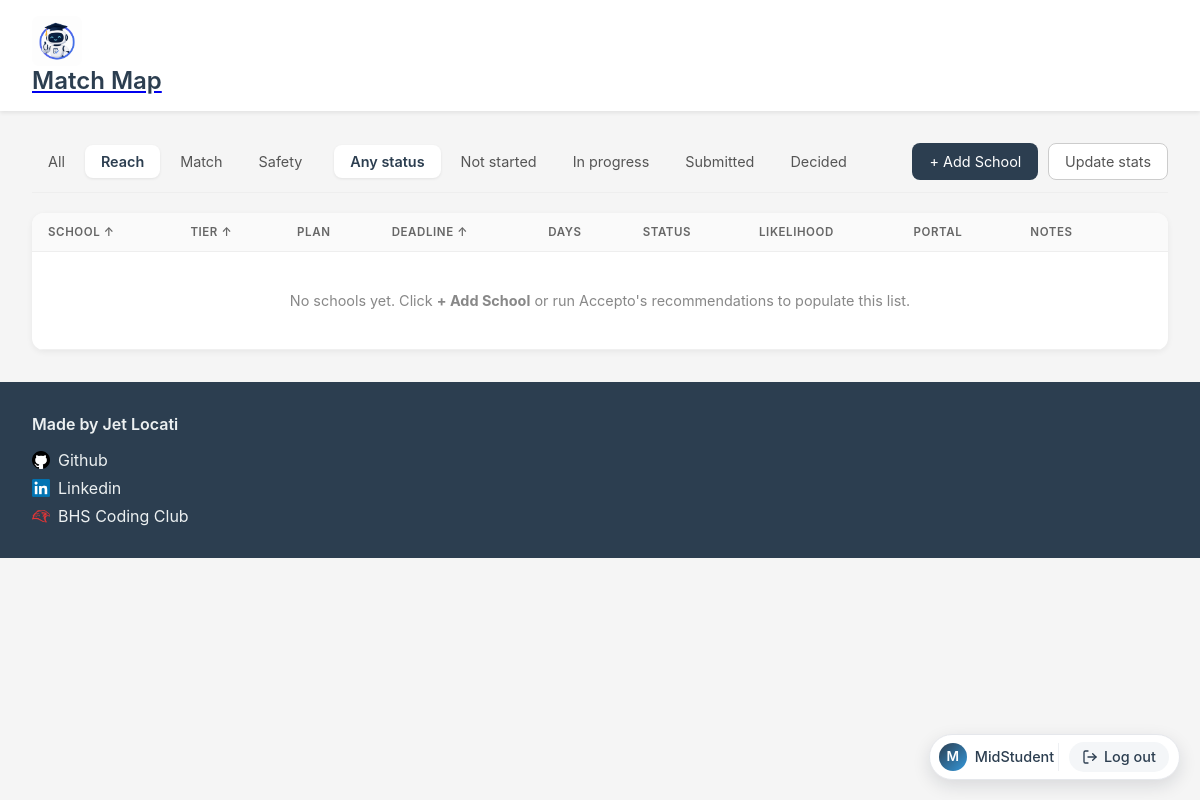
The app's page /dashboard/?tier=reach&status=any (signed in), older data.
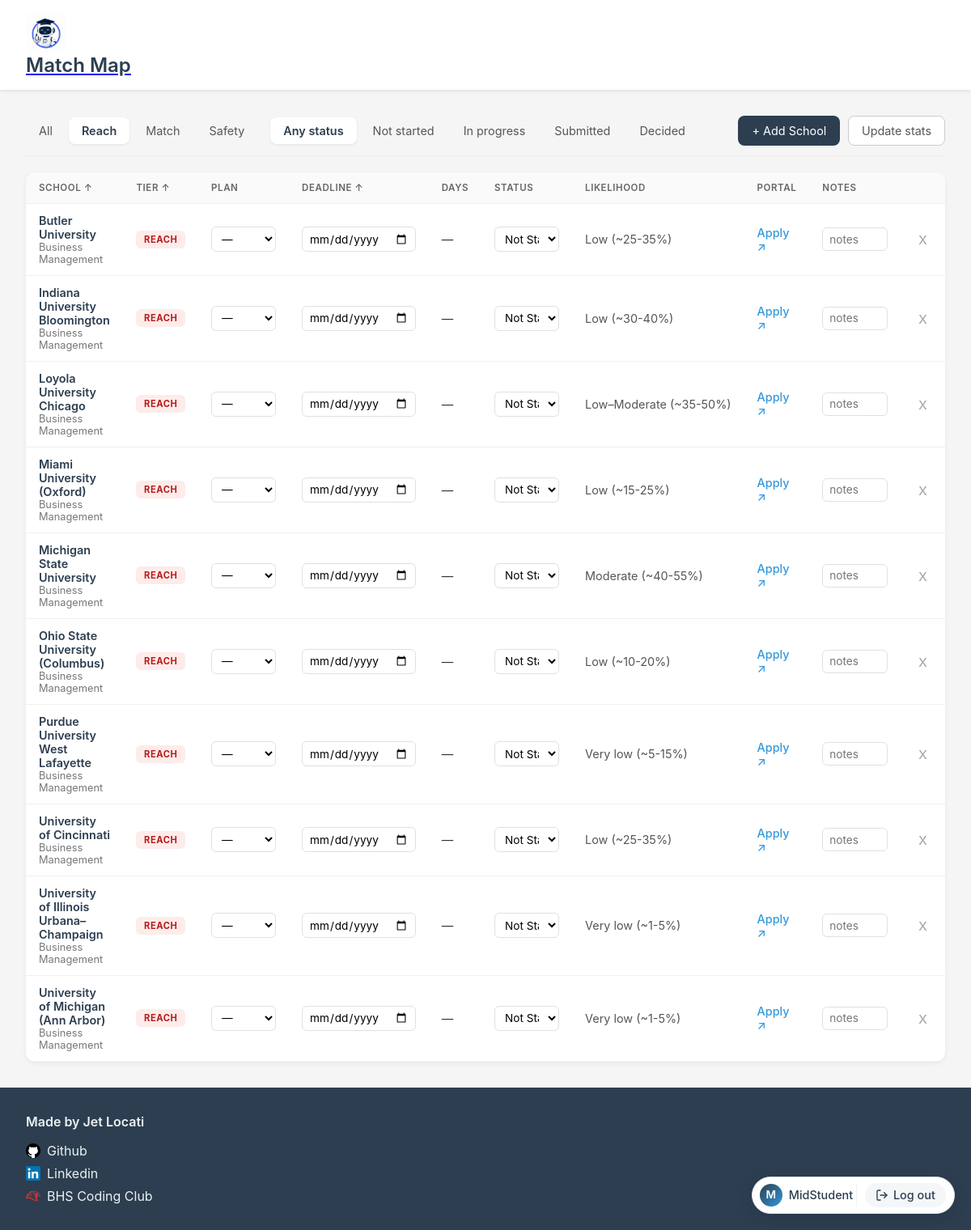
The same page, newer data.
### Tracker/models.py (models this page shows, shortened)
class Colleges(models.Model):
    StatusOptions = [
        ('notstarted', 'Not Started'),
        ('inprogress', 'In Progress'),
        ('submitted', 'Submitted'),
        ('deferred', 'Deferred'),
        ('accepted', 'Accepted'),
        ('waitlisted', 'Waitlisted'),
        ('rejected', 'Rejected'),
    ]
    TierOptions = [
        ('reach', "Reach"),
        ('match', 'Match'),
        ('safety', 'Safety'),
    ]
    user = models.ForeignKey(User, on_delete=models.CASCADE, related_name="colleges", default=None)
    school_name = models.CharField(max_length=600)
    Satus = models.CharField(max_length=600, choices=StatusOptions, default="notstarted")
    deadline_type = models.CharField(max_length=20, blank=True)
    deadline = models.DateField(blank=True, null=True)
    Tier = models.CharField(max_length=600, choices=TierOptions)
    major = models.CharField(max_length=200, blank=True)
    likelihood = models.CharField(max_length=20, blank=True)
    notes = models.CharField(max_length=500, blank=True)
    portal_url = models.CharField(max_length=600, blank=True)

### Tracker/views.py (the view, shortened to what this page needs)
# urls.py: 2. Add a URL to urlpatterns:  path('', views.home, name='home')
@login_required
def home(request):
    schools_qs = Colleges.objects.filter(user=request.user)
    active_tier = request.GET.get("tier", "all")
    if active_tier in {"reach", "match", "safety"}:
        schools_qs = schools_qs.filter(Tier=active_tier)
    active_status = request.GET.get("status", "any")
    if active_status == "decided":
        schools_qs = schools_qs.filter(Satus__in=["accepted", "rejected", "waitlisted", "deferred"])
    elif active_status != "any":
        schools_qs = schools_qs.filter(Satus=active_status)
    AllowedSorts = {"school_name", "-school_name", "Tier", "-Tier", "deadline_type", "-deadline_type", "deadline", "-deadline", "Satus", "-Satus"}
    sort = request.GET.get("sort", "school_name")
    if sort in AllowedSorts:
        schools_qs = schools_qs.order_by(sort)
    today = date.today()
    schools = []
    for cool in schools_qs:
        if cool.deadline:
            days_left = (cool.deadline - today).days
        else:
            days_left = None
        schools.append({"obj": cool, "days_left": days_left})
    return render(request, "Tracker/home.html", {
        "schools": schools,
        "active_tier": active_tier,
        "active_status": active_status,
        "current_sort": sort,
        "plan_choices": ["EA", "ED", "ED1", "ED2", "REA", "Reg", "Rolling"],
        "status_choices": Colleges.StatusOptions,
    })

### Tracker/templates/Tracker/home.html (shortened to what this page needs)
{% extends 'Tracker/layout.html' %}
{% block main %}
<div class="tracker-main">
    <div class="tracker-header">
        <div class="filter-group">
            <a href="?tier=all&status={{ active_status }}" class="filter-btn {% if active_tier == 'all' %}active{% endif %}">All</a>
            <a href="?tier=reach&status={{ active_status }}" class="filter-btn {% if active_tier == 'reach' %}active{% endif %}">Reach</a>
            <a href="?tier=match&status={{ active_status }}" class="filter-btn {% if active_tier == 'match' %}active{% endif %}">Match</a>
            <a href="?tier=safety&status={{ active_status }}" class="filter-btn {% if active_tier == 'safety' %}active{% endif %}">Safety</a>
        </div>
        <div class="filter-group">
            <a href="?status=any&tier={{ active_tier }}" class="filter-btn {% if active_status == 'any' %}active{% endif %}">Any status</a>
            <a href="?status=notstarted&tier={{ active_tier }}" class="filter-btn {% if active_status == 'notstarted' %}active{% endif %}">Not started</a>
            <a href="?status=inprogress&tier={{ active_tier }}" class="filter-btn {% if active_status == 'inprogress' %}active{% endif %}">In progress</a>
            <a href="?status=submitted&tier={{ active_tier }}" class="filter-btn {% if active_status == 'submitted' %}active{% endif %}">Submitted</a>
            <a href="?status=decided&tier={{ active_tier }}" class="filter-btn {% if active_status == 'decided' %}active{% endif %}">Decided</a>
        </div>
        <div class="filter-group right">
            <a href="{% url 'Tracker:AddSchool' %}" class="btn btn-primary">+ Add School</a>
            <a href="{% url 'Tracker:EditProfile' %}" class="btn btn-secondary">Update stats</a>
        </div>
    </div>
    <div class="tracker-table-wrap">
        <table class="tracker-table">
            <thead>
                <tr>
                    <th><a href="?sort=school_name&tier={{ active_tier }}&status={{ active_status }}">SCHOOL ↑</a></th>
                    <th><a href="?sort=Tier&tier={{ active_tier }}&status={{ active_status }}">TIER ↑</a></th>
                    <th>PLAN</th>
                    <th><a href="?sort=deadline&tier={{ active_tier }}&status={{ active_status }}">DEADLINE ↑</a></th>
                    <th>DAYS</th>
                    <th>STATUS</th>
                    <th>LIKELIHOOD</th>
                    <th>PORTAL</th>
                    <th>NOTES</th>
                    <th></th>
                </tr>
            </thead>
            <tbody>
                {% for row in schools %}
                {% with s=row.obj %}
                <tr>
                    <td class="school-cell">
                        <div class="school-name">{{ s.school_name }}</div>
                        <div class="school-major">{{ s.major|default:"" }}</div>
                    </td>
                    <td><span class="tier-badge tier-{{ s.Tier }}">{{ s.Tier|upper }}</span></td>
                    <td>
                        <form method="post" class="cell-form">
                            <select name="deadline_type" onchange="this.form.submit()">
                                <option value="">—</option>
                            </select>
                        </form>
                    </td>
                    <td>
                        <form method="post" class="cell-form">
                            <input type="date" name="deadline" value="{{ s.deadline|date:'Y-m-d' }}" onchange="this.form.submit()">
                        </form>
                    </td>
                    <td class="days-cell">
                        {% if row.days_left is None %}—
                        {% elif row.days_left < 0 %}<span class="days-past">{{ row.days_left }} days</span>
                        {% else %}{{ row.days_left }} days{% endif %}
                    </td>
                    <td>
                        <form method="post" class="cell-form">
                            <select name="Satus" onchange="this.form.submit()">
                                {% for value, label in status_choices %}
                                    <option value="{{ value }}" {% if s.Satus == value %}selected{% endif %}>{{ label }}</option>
                                {% endfor %}
                            </select>
                        </form>
                    </td>
                    <td class="likelihood-cell">{{ s.likelihood|default:"—" }}</td>
                    <td>
                        {% if s.portal_url %}
                            <a href="{{ s.portal_url }}" target="_blank" rel="noopener" class="portal-link">Apply ↗</a>
                        {% else %}—{% endif %}
                    </td>
                    <td class="notes-cell">
                        <form method="post" class="cell-form">
                            <input type="text" name="notes" value="{{ s.notes }}" placeholder="notes" onblur="this.form.submit()">
                        </form>
                    </td>
                    <td>
                        <form method="post" onsubmit="return confirm('Remove {{ s.school_name|escapejs }}?');" class="inline-form">
                            <button type="submit" class="btn-remove" aria-label="Remove">x</button>
                        </form>
                    </td>
                </tr>
                {% endwith %}
                {% empty %}
                <tr>
                    <td colspan="10" class="empty-state">
                        No schools yet. Click <strong>+ Add School</strong> or run Accepto's recommendations to populate this list.
                    </td>
                </tr>
                {% endfor %}
            </tbody>
        </table>
    </div>
</div>
{% endblock %}

### Tracker/templates/Tracker/Layout.html (shortened to what this page needs)
{% load static %}
<html lang="en">
    <head>
        <link href="{% static 'Tracker/styles.css' %}" rel="stylesheet">
    </head>
    <body>
    <header class="header">
        <a href="{% url 'Tracker:home' %}" class="header-link">
            <img src="{% static 'Tracker/logoMAIN.png' %}" alt="Match Map logo" class="logo">
            <h1 class="app-name">Match Map</h1>
        </a>
    </header>
    {% if user.is_authenticated %}
        <div class="logout-fab">
            <span class="logout-fab-user">
                <span class="logout-fab-avatar">{{ user.username|slice:":1"|upper }}</span>
                <span class="logout-fab-username">{{ user.username }}</span>
            </span>
            <a href="{% url 'Tracker:logout' %}" class="logout-fab-btn" title="Log out">
                <svg width="16" height="16" viewBox="0 0 24 24" fill="none"
                     stroke="currentColor" stroke-width="2" stroke-linecap="round" stroke-linejoin="round"
                     aria-hidden="true">
                    <path d="M9 21H5a2 2 0 0 1-2-2V5a2 2 0 0 1 2-2h4"></path>
                    <polyline points="16 17 21 12 16 7"></polyline>
                    <line x1="21" y1="12" x2="9" y2="12"></line>
                </svg>
                <span>Log out</span>
            </a>
        </div>
    {% endif %}
        <main>
            {% block main %} {% endblock %}
        </main>
        <footer class="footer">
        <div class="footer-left">
            <span class="made-by">Made by Jet Locati</span>
            <a href="https://github.com/jtlocati" class="footer-link" target="_blank" rel="noopener noreferrer">
                <img src="{% static 'Tracker/GITHUB_logo.webp' %}" alt="GitHub" class="icon">
                Github
            </a>
            <a href="https://www.linkedin.com/in/jet-locati-ab2b11333/" class="footer-link" target="_blank" rel="noopener noreferrer">
                <img src="{% static 'Tracker/LinkedIn_logo_initials.png' %}" alt="LinkedIn" class="icon">
                Linkedin
            </a>
            <a href="https://www.bhscodingclub.com/" class="footer-link" target="_blank" rel="noopener noreferrer">
                <img src="{% static 'Tracker/BHSCC_logo.png' %}" alt="LinkedIn" class="icon">
                 BHS Coding Club
            </a>
            </div>
        </footer>
    </body>
</html>

Row changes from the older to the newer data that the page shows:
added Colleges: obj.school_name "Butler University", obj.major "Business Management", obj.Tier "REACH", Satus "Not Started", obj.likelihood "Low (~25-35%)"
added Colleges: obj.school_name "Indiana University Bloomington", obj.major "Business Management", obj.Tier "REACH", Satus "Not Started", obj.likelihood "Low (~30-40%)"
added Colleges: obj.school_name "Loyola University Chicago", obj.major "Business Management", obj.Tier "REACH", Satus "Not Started", obj.likelihood "Low–Moderate (~35-50%)"
added Colleges: obj.school_name "Miami University (Oxford)", obj.major "Business Management", obj.Tier "REACH", Satus "Not Started", obj.likelihood "Low (~15-25%)"
added Colleges: obj.school_name "Michigan State University", obj.major "Business Management", obj.Tier "REACH", Satus "Not Started", obj.likelihood "Moderate (~40-55%)"
added Colleges: obj.school_name "Ohio State University (Columbus)", obj.major "Business Management", obj.Tier "REACH", Satus "Not Started", obj.likelihood "Low (~10-20%)"
added Colleges: obj.school_name "Purdue University West Lafayette", obj.major "Business Management", obj.Tier "REACH", Satus "Not Started", obj.likelihood "Very low (~5-15%)"
added Colleges: obj.school_name "University of Cincinnati", obj.major "Business Management", obj.Tier "REACH", Satus "Not Started", obj.likelihood "Low (~25-35%)"
added Colleges: obj.school_name "University of Illinois Urbana–Champaign", obj.major "Business Management", obj.Tier "REACH", Satus "Not Started", obj.likelihood "Very low (~1-5%)"
added Colleges: obj.school_name "University of Michigan (Ann Arbor)", obj.major "Business Management", obj.Tier "REACH", Satus "Not Started", obj.likelihood "Very low (~1-5%)"
Text that changed along with them:
text no longer shown: "No schools yet. Click + Add School or run Accepto's recommendations to populate this list."
